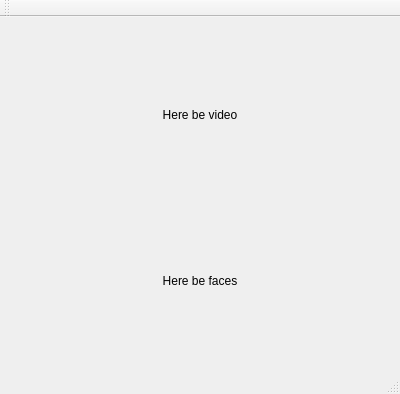
<?xml version="1.0" encoding="UTF-8"?>
<ui version="4.0">
 <class>Display</class>
 <widget class="QMainWindow" name="Display">
  <property name="geometry">
   <rect>
    <x>0</x>
    <y>0</y>
    <width>400</width>
    <height>394</height>
   </rect>
  </property>
  <property name="windowTitle">
   <string>Display</string>
  </property>
  <widget class="QWidget" name="centralWidget">
   <layout class="QGridLayout" name="gridLayout">
    <item row="2" column="0">
     <widget class="QLabel" name="videoLabel">
      <property name="sizePolicy">
       <sizepolicy hsizetype="Expanding" vsizetype="Expanding">
        <horstretch>0</horstretch>
        <verstretch>0</verstretch>
       </sizepolicy>
      </property>
      <property name="text">
       <string>Here be video</string>
      </property>
      <property name="alignment">
       <set>Qt::AlignCenter</set>
      </property>
     </widget>
    </item>
    <item row="1" column="0">
     <widget class="VideoCaptureControls" name="captureControls" native="true"/>
    </item>
    <item row="3" column="0">
     <widget class="QLabel" name="facesLabel">
      <property name="sizePolicy">
       <sizepolicy hsizetype="Expanding" vsizetype="Expanding">
        <horstretch>0</horstretch>
        <verstretch>0</verstretch>
       </sizepolicy>
      </property>
      <property name="text">
       <string>Here be faces</string>
      </property>
      <property name="alignment">
       <set>Qt::AlignCenter</set>
      </property>
     </widget>
    </item>
   </layout>
  </widget>
  <widget class="QMenuBar" name="menuBar">
   <property name="geometry">
    <rect>
     <x>0</x>
     <y>0</y>
     <width>400</width>
     <height>21</height>
    </rect>
   </property>
  </widget>
  <widget class="QToolBar" name="mainToolBar">
   <attribute name="toolBarArea">
    <enum>TopToolBarArea</enum>
   </attribute>
   <attribute name="toolBarBreak">
    <bool>false</bool>
   </attribute>
  </widget>
  <widget class="QStatusBar" name="statusBar"/>
 </widget>
 <layoutdefault spacing="6" margin="11"/>
 <customwidgets>
  <customwidget>
   <class>VideoCaptureControls</class>
   <extends>QWidget</extends>
   <header>VideoCaptureControls.h</header>
   <container>1</container>
  </customwidget>
 </customwidgets>
 <resources/>
 <connections/>
</ui>
